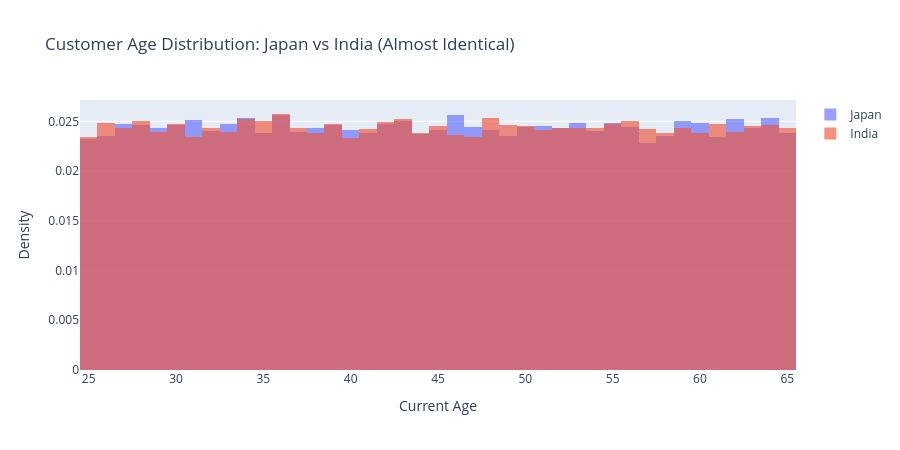

The cell this chart's notebook holds for it:
### Code cell
# 4.2 Age distribution comparison (Japan vs India)
fig2 = go.Figure()
fig2.add_trace(go.Histogram(x=jpn['CURR_AGE'], name='Japan', opacity=0.65, histnorm='probability density'))
fig2.add_trace(go.Histogram(x=ind['CURR_AGE'], name='India', opacity=0.65, histnorm='probability density'))
fig2.update_layout(
    title="Customer Age Distribution: Japan vs India (Almost Identical)",
    barmode='overlay', xaxis_title="Current Age", yaxis_title="Density", height=450
)
fig2.show()

### Figure 1 — Plotly figure (JSON) as saved in the notebook; plotly's stock layout.template omitted (floating-point values rounded to 4 significant figures; data arrays with more than 128 entries replaced by an {"elided": "..."} marker saying what was removed)
{"data": [{"histnorm": "probability density", "name": "Japan", "opacity": 0.65, "type": "histogram", "x": {"elided": "40000 int values"}}, {"histnorm": "probability density", "name": "India", "opacity": 0.65, "type": "histogram", "x": {"elided": "70000 int values"}}], "layout": {"barmode": "overlay", "height": 450, "title": {"text": "Customer Age Distribution: Japan vs India (Almost Identical)"}, "xaxis": {"title": {"text": "Current Age"}}, "yaxis": {"title": {"text": "Density"}}}}
